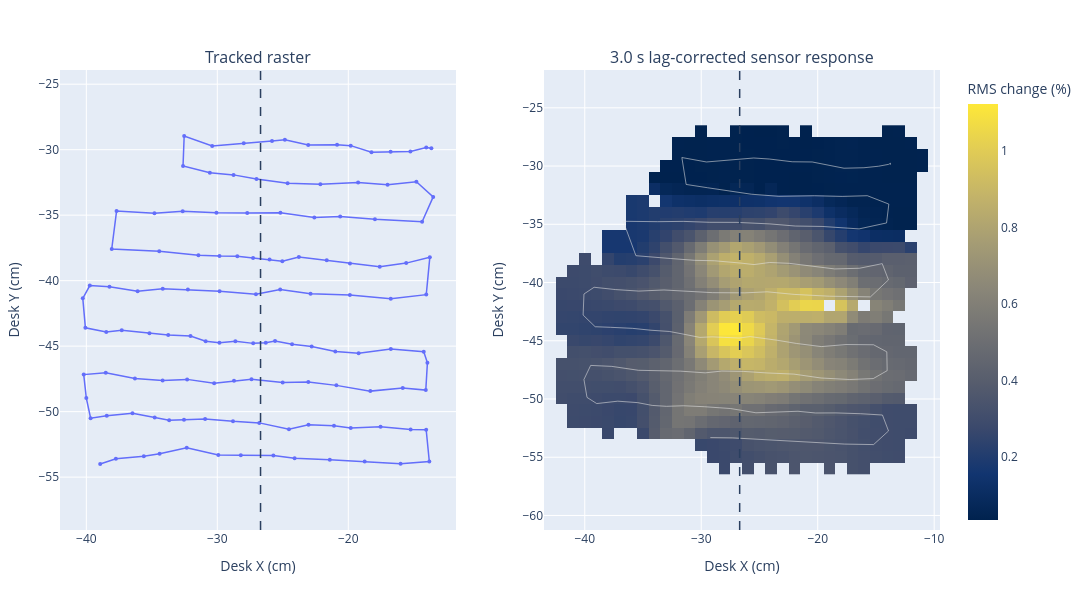

Write notebook code for a chart like this one.
### Code cell
def smoothed_grid(samples, step=1.0, radius=3.0, sigma=1.5):
    grid_x = [value for value in range(-43, -9)]
    grid_y = [value for value in range(-56, -26)]
    grid_z = []
    for y in grid_y:
        row_values = []
        for x in grid_x:
            weighted = total = 0.0
            neighbors = 0
            for sample in samples:
                distance2 = (sample['x']-x)**2 + (sample['y']-y)**2
                if distance2 <= radius*radius:
                    weight = math.exp(-0.5*distance2/(sigma*sigma))
                    weighted += weight*sample['response']
                    total += weight
                    neighbors += 1
            row_values.append(weighted/total if neighbors >= 2 and total else None)
        grid_z.append(row_values)
    return grid_x, grid_y, grid_z

grid_x, grid_y, grid_z = smoothed_grid(corrected)
figure = make_subplots(rows=1, cols=2, subplot_titles=('Tracked raster', '3.0 s lag-corrected sensor response'))
figure.add_trace(go.Scatter(
    x=[row['x'] for row in raw_position_rows], y=[row['y'] for row in raw_position_rows],
    mode='lines+markers', marker=dict(size=4), line=dict(width=1.5),
    hovertemplate='x %{x:.2f} cm<br>y %{y:.2f} cm<extra></extra>', showlegend=False,
), row=1, col=1)
figure.add_trace(go.Heatmap(
    x=grid_x, y=grid_y, z=grid_z, colorscale='Cividis', connectgaps=False,
    colorbar=dict(title='RMS change (%)'),
    hovertemplate='x %{x:.1f} cm<br>y %{y:.1f} cm<br>response %{z:.3f}%<extra></extra>',
), row=1, col=2)
figure.add_trace(go.Scatter(
    x=[row['x'] for row in corrected], y=[row['y'] for row in corrected],
    mode='lines', line=dict(color='rgba(230,230,230,.55)', width=1), hoverinfo='skip', showlegend=False,
), row=1, col=2)
figure.add_vline(x=SOURCE_X_CM, line_dash='dash', line_width=1.5, row=1, col=1)
figure.add_vline(x=SOURCE_X_CM, line_dash='dash', line_width=1.5, row=1, col=2)
figure.update_xaxes(title_text='Desk X (cm)', row=1, col=1)
figure.update_xaxes(title_text='Desk X (cm)', row=1, col=2)
figure.update_yaxes(title_text='Desk Y (cm)', scaleanchor='x', scaleratio=1, row=1, col=1)
figure.update_yaxes(title_text='Desk Y (cm)', scaleanchor='x2', scaleratio=1, row=1, col=2)
figure.update_layout(height=590, width=1120, margin=dict(l=60, r=80, t=70, b=60))
figure.show()

### Figure 1 — Plotly figure (JSON) as saved in the notebook; plotly's stock layout.template omitted (floating-point values rounded to 4 significant figures; data arrays with more than 128 entries replaced by an {"elided": "..."} marker saying what was removed)
{"data": [{"hovertemplate": "x %{x:.2f} cm<br>y %{y:.2f} cm<extra></extra>", "line": {"width": 1.5}, "marker": {"size": 4}, "mode": "lines+markers", "showlegend": false, "type": "scatter", "x": [-13.66, -14.05, -15.26, -16.77, -18.23, -19.81, -20.86, -23.06, -24.84, -25.82, -27.98, -30.39, -32.53, -32.62, -30.57, -28.76, -27.01, -24.63, -22.13, -19.25, -17.0, -14.8, -13.52, -14.36, -17.97, -20.62, -22.59, -25.18, -27.72, -30.07, -32.64, -34.8, -37.69, -38.06, -34.43, -31.44, -29.83, -28.47, -27.27, -26.01, -25.04, -23.77, -21.65, -19.87, -17.6, -15.58, -13.77, -14.05, -16.76, -19.88, -22.88, -25.2, -27.05, -29.83, -32.25, -34.17, -36.09, -38.23, -39.73, -40.27, -40.07, -38.48, -37.3, -35.18, -33.75, -32.05, -30.89, -29.84, -28.62, -27.26, -26.3, -25.59, -24.29, -22.8, -20.99, -19.21, -16.75, -14.24, -13.96, -14.08, -15.84, -18.32, -20.91, -23.05, -25.01, -27.39, -28.72, -30.24, -32.3, -34.18, -36.29, -38.52, -40.2, -40.0, -39.67, -38.44, -36.48, -34.78, -33.68, -32.54, -30.93, -28.8, -26.79, -24.53, -23.04, -21.09, -19.81, -17.54, -15.24, -14.05, -13.81, -16.01, -18.75, -21.41, -24.1, -25.72, -28.21, -29.92, -32.34, -34.4, -35.61, -37.74, -38.94], "xaxis": "x", "y": [-29.9, -29.84, -30.13, -30.16, -30.2, -29.69, -29.62, -29.64, -29.24, -29.34, -29.51, -29.72, -28.96, -31.25, -31.76, -31.92, -32.24, -32.56, -32.63, -32.5, -32.68, -32.45, -33.6, -35.5, -35.32, -35.11, -35.17, -34.82, -34.84, -34.82, -34.7, -34.85, -34.68, -37.58, -37.75, -38.06, -38.12, -38.13, -38.26, -38.39, -38.51, -38.19, -38.45, -38.69, -38.94, -38.66, -38.21, -41.07, -41.38, -41.09, -40.99, -40.68, -41.04, -40.8, -40.67, -40.61, -40.81, -40.46, -40.38, -41.35, -43.6, -43.92, -43.79, -44.01, -44.15, -44.23, -44.63, -44.74, -44.62, -44.79, -44.74, -44.6, -44.86, -45.03, -45.4, -45.54, -45.22, -45.42, -46.28, -48.36, -48.19, -48.43, -47.99, -47.75, -47.77, -47.53, -47.65, -47.82, -47.54, -47.63, -47.47, -47.04, -47.17, -48.96, -50.5, -50.31, -50.12, -50.44, -50.66, -50.61, -50.56, -50.74, -50.86, -51.35, -51.0, -51.08, -51.25, -51.16, -51.36, -51.38, -53.81, -53.97, -53.81, -53.67, -53.56, -53.35, -53.33, -53.3, -52.75, -53.22, -53.4, -53.6, -54.0], "yaxis": "y"}, {"colorbar": {"title": {"text": "RMS change (%)"}}, "colorscale": [[0, "#00224e"], [0.1111, "#123570"], [0.2222, "#3b496c"], [0.3333, "#575d6d"], [0.4444, "#707173"], [0.5556, "#8a8678"], [0.6667, "#a59c74"], [0.7778, "#c3b369"], [0.8889, "#e1cc55"], [1, "#fee838"]], "connectgaps": false, "hovertemplate": "x %{x:.1f} cm<br>y %{y:.1f} cm<br>response %{z:.3f}%<extra></extra>", "type": "heatmap", "x": [-43, -42, -41, -40, -39, -38, -37, -36, -35, -34, -33, -32, -31, -30, -29, -28, -27, -26, -25, -24, -23, -22, -21, -20, -19, -18, -17, -16, -15, -14, -13, -12, -11, -10], "xaxis": "x2", "y": [-56, -55, -54, -53, -52, -51, -50, -49, -48, -47, -46, -45, -44, -43, -42, -41, -40, -39, -38, -37, -36, -35, -34, -33, -32, -31, -30, -29, -28, -27], "yaxis": "y2", "z": {"elided": "30x34 float values"}}, {"hoverinfo": "skip", "line": {"color": "rgba(230,230,230,.55)", "width": 1}, "mode": "lines", "showlegend": false, "type": "scatter", "x": [-13.76, -13.75, -13.93, -14.77, -16.03, -17.74, -19.12, -20.47, -22.19, -24.15, -25.49, -27.1, -29.55, -31.66, -31.3, -29.46, -27.69, -25.7, -23.33, -20.28, -17.9, -15.74, -13.89, -14.09, -16.44, -19.62, -21.92, -24.11, -26.93, -29.27, -31.55, -33.75, -36.69, -35.61, -32.65, -30.56, -28.87, -27.74, -26.59, -25.47, -24.12, -22.43, -20.6, -18.54, -16.41, -14.46, -13.92, -15.47, -18.99, -22.03, -24.33, -26.26, -29.02, -31.25, -33.2, -35.36, -37.35, -39.2, -40.07, -40.14, -39.11, -37.79, -35.91, -34.31, -32.74, -31.39, -30.13, -29.07, -27.86, -26.73, -25.79, -24.81, -23.5, -21.83, -19.68, -17.57, -15.21, -14.07, -14.04, -15.23, -17.25, -19.71, -22.04, -24.36, -26.36, -28.23, -29.66, -31.8, -33.5, -35.39, -37.68, -39.49, -40.07, -39.81, -38.97, -37.17, -35.47, -34.21, -32.99, -31.51, -29.72, -27.49, -25.31, -23.66, -21.69, -20.19, -18.43, -16.32, -14.44, -13.92, -15.2, -17.69, -20.36, -23.19, -25.08, -27.32, -29.22], "xaxis": "x2", "y": [-29.88, -29.76, -29.86, -30.01, -30.14, -30.19, -29.92, -29.65, -29.63, -29.4, -29.31, -29.44, -29.65, -29.27, -31.58, -31.86, -32.12, -32.42, -32.6, -32.55, -32.61, -32.55, -33.27, -34.88, -35.4, -35.19, -35.15, -34.97, -34.84, -34.83, -34.75, -34.78, -34.74, -37.7, -37.94, -38.09, -38.13, -38.21, -38.33, -38.46, -38.28, -38.35, -38.59, -38.83, -38.77, -38.38, -39.77, -41.23, -41.17, -41.02, -40.8, -40.89, -40.87, -40.72, -40.64, -40.73, -40.61, -40.41, -40.99, -42.79, -43.79, -43.85, -43.93, -44.1, -44.2, -44.46, -44.71, -44.66, -44.71, -44.76, -44.64, -44.76, -44.95, -45.23, -45.5, -45.33, -45.34, -45.95, -47.57, -48.25, -48.33, -48.2, -47.86, -47.76, -47.63, -47.6, -47.76, -47.61, -47.6, -47.54, -47.2, -47.12, -48.33, -49.86, -50.39, -50.19, -50.31, -50.55, -50.63, -50.58, -50.66, -50.82, -51.18, -51.15, -51.05, -51.2, -51.19, -51.26, -51.38, -52.74, -53.91, -53.87, -53.72, -53.6, -53.44, -53.34, -53.31], "yaxis": "y2"}], "layout": {"annotations": [{"font": {"size": 16}, "showarrow": false, "text": "Tracked raster", "x": 0.225, "xanchor": "center", "xref": "paper", "y": 1, "yanchor": "bottom", "yref": "paper"}, {"font": {"size": 16}, "showarrow": false, "text": "3.0 s lag-corrected sensor response", "x": 0.775, "xanchor": "center", "xref": "paper", "y": 1, "yanchor": "bottom", "yref": "paper"}], "height": 590, "margin": {"b": 60, "l": 60, "r": 80, "t": 70}, "shapes": [{"line": {"dash": "dash", "width": 1.5}, "type": "line", "x0": -26.7, "x1": -26.7, "xref": "x", "y0": 0, "y1": 1, "yref": "y domain"}, {"line": {"dash": "dash", "width": 1.5}, "type": "line", "x0": -26.7, "x1": -26.7, "xref": "x2", "y0": 0, "y1": 1, "yref": "y2 domain"}], "width": 1120, "xaxis": {"anchor": "y", "domain": [0, 0.45], "title": {"text": "Desk X (cm)"}}, "xaxis2": {"anchor": "y2", "domain": [0.55, 1], "title": {"text": "Desk X (cm)"}}, "yaxis": {"anchor": "x", "domain": [0, 1], "scaleanchor": "x", "scaleratio": 1, "title": {"text": "Desk Y (cm)"}}, "yaxis2": {"anchor": "x2", "domain": [0, 1], "scaleanchor": "x2", "scaleratio": 1, "title": {"text": "Desk Y (cm)"}}}}
